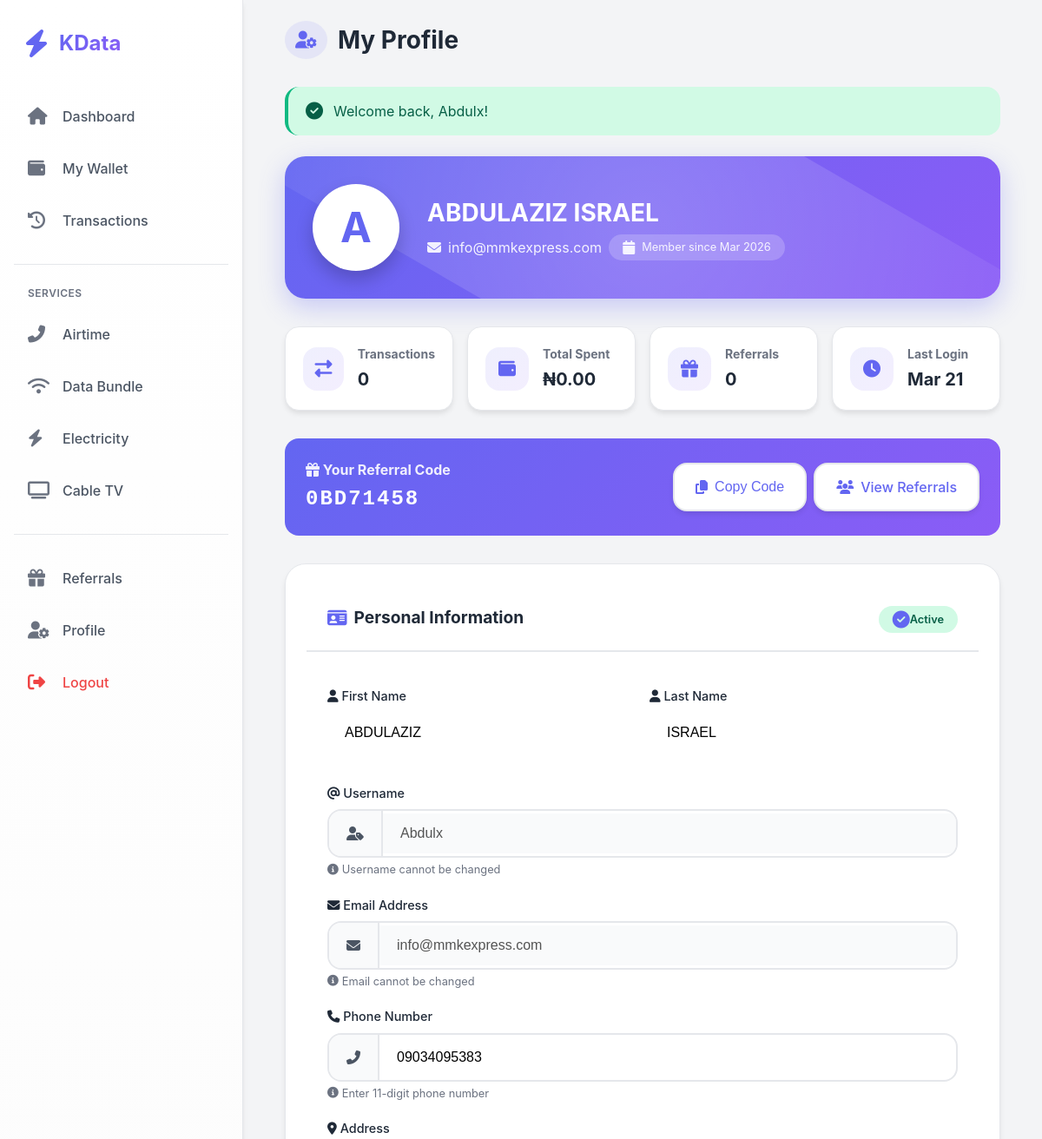
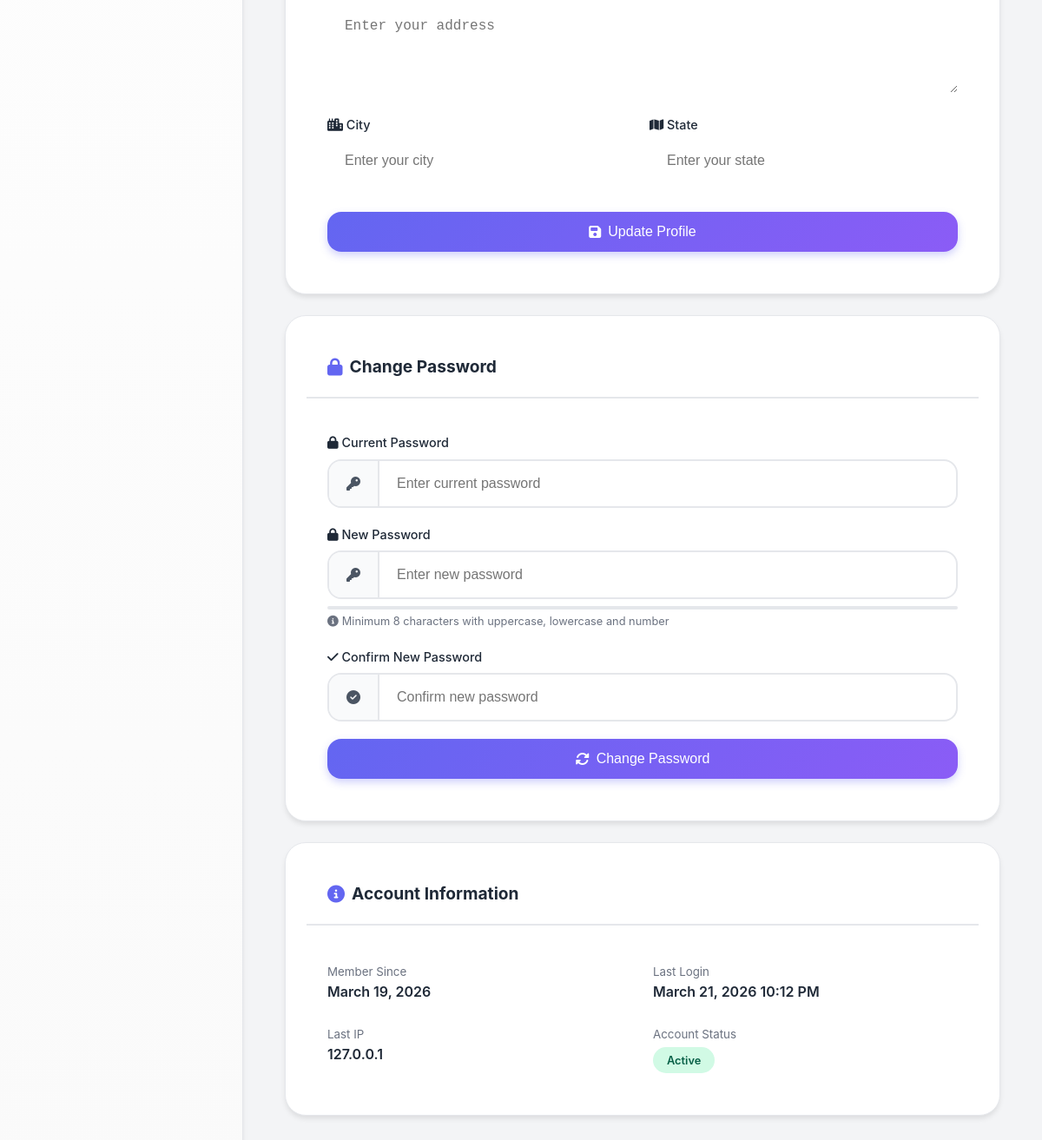
/user/profile.php (signed in), run on the app's committed database (2 pictures, top to bottom).
### tables this page shows
CREATE TABLE `users` (
  `id` int(11) NOT NULL,
  `username` varchar(50) NOT NULL,
  `email` varchar(100) NOT NULL,
  `phone` varchar(15) NOT NULL,
  `password` varchar(255) NOT NULL,
  `first_name` varchar(50) DEFAULT NULL,
  `last_name` varchar(50) DEFAULT NULL,
  `address` text,
  `city` varchar(50) DEFAULT NULL,
  `state` varchar(50) DEFAULT NULL,
  `country` varchar(50) DEFAULT 'Nigeria',
  `wallet_balance` decimal(15,2) DEFAULT '0.00',
  `bonus_balance` decimal(15,2) DEFAULT '0.00',
  `referral_code` varchar(20) DEFAULT NULL,
  `referred_by` int(11) DEFAULT NULL,
  `email_verified` tinyint(1) DEFAULT '0',
  `phone_verified` tinyint(1) DEFAULT '0',
  `email_verified_at` datetime DEFAULT NULL,
  `phone_verified_at` datetime DEFAULT NULL,
  `two_factor_enabled` tinyint(1) DEFAULT '0',
  `two_factor_secret` varchar(255) DEFAULT NULL,
  `two_factor_backup_codes` text,
  `role` enum('user','admin','super_admin') DEFAULT 'user',
  `status` enum('active','suspended','banned','pending') DEFAULT 'pending',
  `last_login` datetime DEFAULT NULL,
  `last_ip` varchar(45) DEFAULT NULL,
  `login_attempts` int(11) DEFAULT '0',
  `locked_until` datetime DEFAULT NULL,
  `avatar` varchar(255) DEFAULT NULL,
  `created_at` timestamp NOT NULL DEFAULT CURRENT_TIMESTAMP,
  `updated_at` timestamp NOT NULL DEFAULT CURRENT_TIMESTAMP ON UPDATE CURRENT_TIMESTAMP,
  `deleted_at` timestamp NULL DEFAULT NULL,
  `reset_token` varchar(255) DEFAULT NULL,
  `reset_expires` datetime DEFAULT NULL
);

### includes/session.php (called while the page is built, shortened)
<?php
class Session {
    public static function getFlash($key) {
        if (isset($_SESSION['_flash'][$key])) {
            $message = $_SESSION['_flash'][$key];
            return $message;
        }
        return null;
    }
    public static function getSuccess() {
        return self::getFlash('success');
    }
    public static function userId() {
        return $_SESSION['user_id'] ?? 0;
    }
}

### includes/functions.php (called while the page is built, shortened)
<?php
require_once __DIR__ . '/session.php';
function format_money($amount) {
    return CURRENCY . number_format($amount, 2);
}
function getUserBalance($userId) {
    $db = Database::getInstance()->getConnection();
    $stmt = $db->prepare("SELECT wallet_balance FROM users WHERE id = ?");
    $stmt->bind_param("i", $userId);
    $stmt->execute();
    $result = $stmt->get_result();
    $user = $result->fetch_assoc();
    return $user['wallet_balance'] ?? 0;
}
?>

### user/profile.php (the view, shortened to what this page needs)
<?php
require_once '../includes/session.php';
require_once '../includes/functions.php';
$db = db();
$userId = Session::userId();
$stmt = $db->prepare("SELECT * FROM users WHERE id = ?");
$stmt->bind_param("i", $userId);
$stmt->execute();
$user = $stmt->get_result()->fetch_assoc();
$stmt = $db->prepare("SELECT COUNT(*) as total_transactions, COALESCE(SUM(amount), 0) as total_spent FROM transactions WHERE user_id = ? AND status = 'success'");
$stmt->bind_param("i", $userId);
$stmt->execute();
$stats = $stmt->get_result()->fetch_assoc();
include '../partials/user_header.php';
?>
<div class="main-content">
    <div class="container">
        <div class="content-header">
            <h2>
                <i class="fas fa-user-cog"></i>
                <span>My Profile</span>
            </h2>
        </div>
        <?php if ($success = Session::getSuccess()): ?>
            <div class="alert alert-success">
                <i class="fas fa-check-circle"></i>
                <span><?php echo htmlspecialchars($success); ?></span>
            </div>
        <?php endif; ?>
        <div class="profile-header-card">
            <div class="profile-header-content">
                <div class="profile-avatar-large">
                    <?php echo strtoupper(substr($user['first_name'] ?: $user['username'], 0, 1)); ?>
                </div>
                <div class="profile-info-large">
                    <h3><?php echo htmlspecialchars($user['first_name'] . ' ' . $user['last_name']); ?></h3>
                    <p>
                        <i class="fas fa-envelope"></i> <?php echo htmlspecialchars($user['email']); ?>
                        <span class="profile-badge">
                            <i class="fas fa-calendar"></i> Member since <?php echo date('M Y', strtotime($user['created_at'])); ?>
                        </span>
                    </p>
                </div>
            </div>
        </div>
        <div class="stats-grid">
            <div class="stat-card">
                <div class="stat-icon">
                    <i class="fas fa-exchange-alt"></i>
                </div>
                <div class="stat-content">
                    <h4>Transactions</h4>
                    <div class="stat-value"><?php echo number_format($stats['total_transactions'] ?? 0); ?></div>
                </div>
            </div>
            <div class="stat-card">
                <div class="stat-icon">
                    <i class="fas fa-wallet"></i>
                </div>
                <div class="stat-content">
                    <h4>Total Spent</h4>
                    <div class="stat-value"><?php echo format_money($stats['total_spent'] ?? 0); ?></div>
                </div>
            </div>
            <div class="stat-card">
                <div class="stat-icon">
                    <i class="fas fa-gift"></i>
                </div>
                <div class="stat-content">
                    <h4>Referrals</h4>
                    <div class="stat-value">0</div>
                </div>
            </div>
            <div class="stat-card">
                <div class="stat-icon">
                    <i class="fas fa-clock"></i>
                </div>
                <div class="stat-content">
                    <h4>Last Login</h4>
                    <div class="stat-value"><?php echo $user['last_login'] ? date('M d', strtotime($user['last_login'])) : 'N/A'; ?></div>
                </div>
            </div>
        </div>
        <div class="referral-code">
            <div class="referral-code-left">
                <h4><i class="fas fa-gift"></i> Your Referral Code</h4>
                <div class="referral-code-value"><?php echo $user['referral_code']; ?></div>
            </div>
            <div class="referral-code-right">
                <button class="btn btn-light" onclick="copyToClipboard('<?php echo $user['referral_code']; ?>')">
                    <i class="fas fa-copy"></i> Copy Code
                </button>
                <a href="referrals.php" class="btn btn-light">
                    <i class="fas fa-users"></i> View Referrals
                </a>
            </div>
        </div>
        <div class="card">
            <div class="card-header">
                <h3><i class="fas fa-id-card"></i> Personal Information</h3>
                <span class="badge badge-active">
                    <i class="fas fa-check-circle"></i> <?php echo ucfirst($user['status']); ?>
                </span>
            </div>
            <div class="card-body">
                <form method="POST" id="profileForm">
                    <div class="form-row">
                        <div class="form-group">
                            <label for="first_name">
                                <i class="fas fa-user"></i> First Name
                            </label>
                            <input type="text" class="form-control" id="first_name" name="first_name"
                                   value="<?php echo htmlspecialchars($user['first_name'] ?? ''); ?>"
                                   placeholder="Enter your first name">
                        </div>
                        <div class="form-group">
                            <label for="last_name">
                                <i class="fas fa-user"></i> Last Name
                            </label>
                            <input type="text" class="form-control" id="last_name" name="last_name"
                                   value="<?php echo htmlspecialchars($user['last_name'] ?? ''); ?>"
                                   placeholder="Enter your last name">
                        </div>
                    </div>
                    <div class="form-group">
                        <label for="username">
                            <i class="fas fa-at"></i> Username
                        </label>
                        <div class="input-group">
                            <span class="input-group-text"><i class="fas fa-user-tag"></i></span>
                            <input type="text" class="form-control" id="username" value="<?php echo htmlspecialchars($user['username']); ?>" readonly disabled style="background: var(--light);">
                        </div>
                        <div class="form-text">
                            <i class="fas fa-info-circle"></i> Username cannot be changed
                        </div>
                    </div>
                    <div class="form-group">
                        <label for="email">
                            <i class="fas fa-envelope"></i> Email Address
                        </label>
                        <div class="input-group">
                            <span class="input-group-text"><i class="fas fa-envelope"></i></span>
                            <input type="email" class="form-control" id="email" value="<?php echo htmlspecialchars($user['email']); ?>" readonly disabled style="background: var(--light);">
                        </div>
                        <div class="form-text">
                            <i class="fas fa-info-circle"></i> Email cannot be changed
                        </div>
                    </div>
                    <div class="form-group">
                        <label for="phone">
                            <i class="fas fa-phone"></i> Phone Number
                        </label>
                        <div class="input-group">
                            <span class="input-group-text"><i class="fas fa-phone-alt"></i></span>
                            <input type="tel" class="form-control" id="phone" name="phone"
                                   value="<?php echo htmlspecialchars($user['phone'] ?? ''); ?>"
                                   placeholder="08012345678" maxlength="11" inputmode="numeric">
                        </div>
                        <div class="form-text">
                            <i class="fas fa-info-circle"></i> Enter 11-digit phone number
                        </div>
                    </div>
                    <div class="form-group">
                        <label for="address">
                            <i class="fas fa-map-marker-alt"></i> Address
                        </label>
                        <textarea class="form-control" id="address" name="address" rows="2"
                                  placeholder="Enter your address"><?php echo htmlspecialchars($user['address'] ?? ''); ?></textarea>
                    </div>
                    <div class="form-row">
                        <div class="form-group">
                            <label for="city">
                                <i class="fas fa-city"></i> City
                            </label>
                            <input type="text" class="form-control" id="city" name="city"
                                   value="<?php echo htmlspecialchars($user['city'] ?? ''); ?>"
                                   placeholder="Enter your city">
                        </div>
                        <div class="form-group">
                            <label for="state">
                                <i class="fas fa-map"></i> State
                            </label>
                            <input type="text" class="form-control" id="state" name="state"
                                   value="<?php echo htmlspecialchars($user['state'] ?? ''); ?>"
                                   placeholder="Enter your state">
                        </div>
                    </div>
                    <button type="submit" class="btn btn-primary btn-block" id="updateProfileBtn">
                        <i class="fas fa-save"></i> Update Profile
                    </button>
                </form>
            </div>
        </div>
        <div class="card">
            <div class="card-header">
                <h3><i class="fas fa-lock"></i> Change Password</h3>
            </div>
            <div class="card-body">
                <form method="POST" id="passwordForm">
                    <div class="form-group">
                        <label for="current_password">
                            <i class="fas fa-lock"></i> Current Password
                        </label>
                        <div class="input-group">
                            <span class="input-group-text"><i class="fas fa-key"></i></span>
                            <input type="password" class="form-control" id="current_password" name="current_password"
                                   placeholder="Enter current password" required>
                        </div>
                    </div>
                    <div class="form-group">
                        <label for="new_password">
                            <i class="fas fa-lock"></i> New Password
                        </label>
                        <div class="input-group">
                            <span class="input-group-text"><i class="fas fa-key"></i></span>
                            <input type="password" class="form-control" id="new_password" name="new_password"
                                   placeholder="Enter new password" required>
                        </div>
                        <div class="password-strength">
                        </div>
                        <div class="form-text">
                            <i class="fas fa-info-circle"></i> Minimum 8 characters with uppercase, lowercase and number
                        </div>
                    </div>
                    <div class="form-group">
                        <label for="confirm_password">
                            <i class="fas fa-check"></i> Confirm New Password
                        </label>
                        <div class="input-group">
                            <span class="input-group-text"><i class="fas fa-check-circle"></i></span>
                            <input type="password" class="form-control" id="confirm_password" name="confirm_password"
                                   placeholder="Confirm new password" required>
                        </div>
                    </div>
                    <button type="submit" class="btn btn-primary btn-block" id="changePasswordBtn">
                        <i class="fas fa-sync-alt"></i> Change Password
                    </button>
                </form>
            </div>
        </div>
        <div class="card">
            <div class="card-header">
                <h3><i class="fas fa-info-circle"></i> Account Information</h3>
            </div>
            <div class="card-body">
                <div style="display: grid; grid-template-columns: repeat(2, 1fr); gap: 1.5rem;">
                    <div>
                        <small style="color: var(--gray);">Member Since</small>
                        <p style="font-weight: 600;"><?php echo date('F d, Y', strtotime($user['created_at'])); ?></p>
                    </div>
                    <div>
                        <small style="color: var(--gray);">Last Login</small>
                        <p style="font-weight: 600;"><?php echo $user['last_login'] ? date('F d, Y h:i A', strtotime($user['last_login'])) : 'Never'; ?></p>
                    </div>
                    <div>
                        <small style="color: var(--gray);">Last IP</small>
                        <p style="font-weight: 600;"><?php echo $user['last_ip'] ?? 'N/A'; ?></p>
                    </div>
                    <div>
                        <small style="color: var(--gray);">Account Status</small>
                        <p><span class="badge badge-active"><?php echo ucfirst($user['status']); ?></span></p>
                    </div>
                </div>
            </div>
        </div>
    </div>
</div>
</body>
</html>

### data on the page
users: first_name "A", first_name+last_name "ABDULAZIZ ISRAEL", email "info@mmkexpress.com", created_at "Mar 2026", last_login "Mar 21", referral_code "0BD71458", status "Active", first_name "ABDULAZIZ", last_name "ISRAEL", username "Abdulx", phone "09034095383", created_at "March 19, 2026", last_login "March 21, 2026 10:12 PM", last_ip "127.0.0.1"

### other printed values
SITE_NAME "KData"
$success "Welcome back, Abdulx!"
$stats['total_transactions'] "0"
format_money($stats['total_spent'] ?? 0) "₦0.00"
